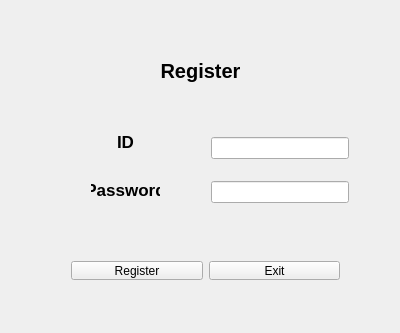
<?xml version="1.0" encoding="UTF-8"?>
<ui version="4.0">
 <class>Register</class>
 <widget class="QWidget" name="Register">
  <property name="geometry">
   <rect>
    <x>0</x>
    <y>0</y>
    <width>400</width>
    <height>333</height>
   </rect>
  </property>
  <property name="windowTitle">
   <string>Register</string>
  </property>
  <widget class="QLabel" name="label">
   <property name="geometry">
    <rect>
     <x>0</x>
     <y>50</y>
     <width>401</width>
     <height>41</height>
    </rect>
   </property>
   <property name="font">
    <font>
     <pointsize>15</pointsize>
     <weight>75</weight>
     <bold>true</bold>
    </font>
   </property>
   <property name="text">
    <string>Register</string>
   </property>
   <property name="scaledContents">
    <bool>false</bool>
   </property>
   <property name="alignment">
    <set>Qt::AlignCenter</set>
   </property>
   <property name="margin">
    <number>0</number>
   </property>
  </widget>
  <widget class="QWidget" name="verticalLayoutWidget">
   <property name="geometry">
    <rect>
     <x>80</x>
     <y>110</y>
     <width>91</width>
     <height>111</height>
    </rect>
   </property>
   <layout class="QVBoxLayout" name="verticalLayout">
    <item>
     <widget class="QLabel" name="label_3">
      <property name="font">
       <font>
        <pointsize>13</pointsize>
        <weight>75</weight>
        <bold>true</bold>
       </font>
      </property>
      <property name="text">
       <string>ID</string>
      </property>
      <property name="alignment">
       <set>Qt::AlignCenter</set>
      </property>
     </widget>
    </item>
    <item>
     <widget class="QLabel" name="label_2">
      <property name="font">
       <font>
        <pointsize>13</pointsize>
        <weight>75</weight>
        <bold>true</bold>
       </font>
      </property>
      <property name="text">
       <string>Password</string>
      </property>
      <property name="alignment">
       <set>Qt::AlignCenter</set>
      </property>
     </widget>
    </item>
   </layout>
  </widget>
  <widget class="QWidget" name="verticalLayoutWidget_2">
   <property name="geometry">
    <rect>
     <x>200</x>
     <y>110</y>
     <width>160</width>
     <height>121</height>
    </rect>
   </property>
   <layout class="QVBoxLayout" name="verticalLayout_2">
    <item>
     <widget class="QLineEdit" name="ID_edit"/>
    </item>
    <item>
     <widget class="QLineEdit" name="PW_edit"/>
    </item>
   </layout>
  </widget>
  <widget class="QWidget" name="horizontalLayoutWidget">
   <property name="geometry">
    <rect>
     <x>60</x>
     <y>250</y>
     <width>291</width>
     <height>41</height>
    </rect>
   </property>
   <layout class="QHBoxLayout" name="horizontalLayout">
    <item>
     <widget class="QPushButton" name="push_register">
      <property name="text">
       <string>Register</string>
      </property>
     </widget>
    </item>
    <item>
     <widget class="QPushButton" name="push_exit">
      <property name="text">
       <string>Exit</string>
      </property>
     </widget>
    </item>
   </layout>
  </widget>
 </widget>
 <layoutdefault spacing="6" margin="11"/>
 <resources/>
 <connections/>
</ui>
